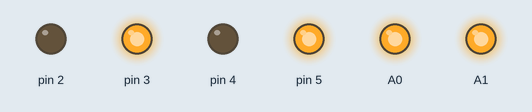
Recording of a sketch running on a simulated Arduino Uno, built with avr-gcc and run on an emulated ATmega328P. Shown: output pins drawn as LEDs (lit = HIGH).

Above: at 0.1 s.
Timing chart, 0 to 1.6 s (numbered marks = the images above):
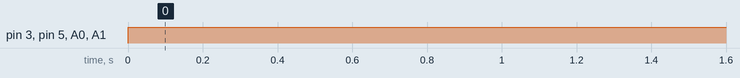

Measured:
- by itself, pin 3, pin 5, A0, A1: LOW → HIGH at 0.00 s

The sketch:

Rover.ino
```cpp
/*

*/

int speed1 = 128;
int speed2 = 255;

boolean direction1 = true;
boolean direction2 = true;

void setup() {
  // set the digital pin as output:
  pinMode(2, OUTPUT);
  pinMode(3, OUTPUT);

  pinMode(4, OUTPUT);
  pinMode(5, OUTPUT);

}

void motorSet(int en, int in1, int in2, boolean dir, int speed)
{
  if(dir == true)
  {
    digitalWrite(in1, LOW);
    digitalWrite(in2, HIGH);
  }
  else
  {
    digitalWrite(in1, HIGH);
    digitalWrite(in2, LOW);
  }

  analogWrite(en, speed);
}

void loop()
{
  motorSet(A0, 2, 3, true, 255);
  motorSet(A1, 4, 5, true, 255);

}
```
